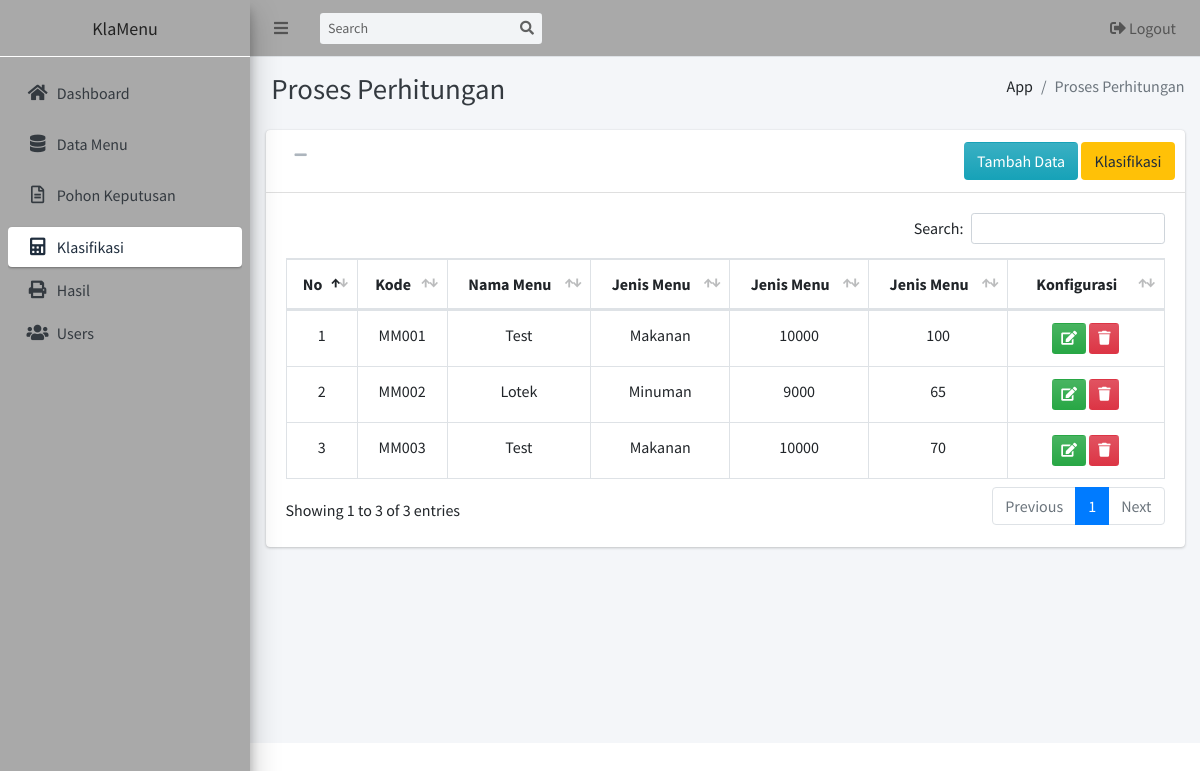
/ProsesPerhitungan, run on the app's committed database.
### tables this page shows
CREATE TABLE `tbldatauji` (
  `ID` bigint(11) NOT NULL,
  `no_datauji` varchar(50) NOT NULL,
  `nama_datauji` varchar(25) NOT NULL,
  `jenis_menu` varchar(25) NOT NULL,
  `harga` int(11) NOT NULL,
  `jumlah_terjual` int(11) NOT NULL,
  `A3` int(11) DEFAULT floor(rand() * (4 - 1 + 1) + 1)
);

### application/controllers/ProsesPerhitungan.php (called while the page is built, shortened)
<?php
class ProsesPerhitungan extends CI_Controller
{
    function __construct()
    {
        $this->load->model('Modelalternatif');
        $this->load->library('session');
    }
    function index()
    {
        $data['tblDataalternatif'] = $this->Modelalternatif->getDataPerhitungan();
        $data['tblDataUji'] = $this->Modelalternatif->getAllDataUji();
        $data['tblAtribut'] = $this->Modelalternatif->getAtribut();
        $data['tittle'] = "Proses Perhitungan";
        $this->load->view('template/sidebar', $data);
        $this->load->view('view_alternatif', $data);
        $this->load->view('template/footbar');
    }
}

### index.php (called while the page is built, shortened)
<?php
require_once BASEPATH.'core/CodeIgniter.php';

### application/models/Modelalternatif.php (called while the page is built, shortened)
<?php
class Modelalternatif extends CI_Model
{
	function getDataPerhitungan()
	{
		$this->db->select('*');
		$this->db->from('tbldatauji ');
		$this->db->order_by('no_datauji', 'ASC');
		$query = $this->db->get();
		return $query;
	}
	function getAtribut()
	{
		$this->db->select('*');
		$this->db->from('tblatribut');
		$query = $this->db->get();
		return $query;
	}
	function getAllDataUji()
	{
		$this->db->select('*');
		$this->db->from('tbldatauji');
		$query = $this->db->get();
		return $query;
	}
}

### application/views/view_alternatif.php (the view, shortened to what this page needs)
<div class="content-wrapper">
  <div class="content-header">
    <div class="container-fluid">
      <div class="row mb-2">
        <div class="col-sm-6">
          <h1 class="m-0 text-dark"><i class="nav-icon fas fa-ProsesPerhitungan"></i> Proses Perhitungan</h1>
        </div>
        <div class="col-sm-6">
          <ol class="breadcrumb float-sm-right">
            <li class="breadcrumb-item">App</li>
            <li class="breadcrumb-item active">Proses Perhitungan</li>
          </ol>
        </div>
      </div>
    </div>
  </div>
  <section class="content">
    <div class="container-fluid">
      <div class="row">
        <div class="col-md-12">
          <div class="card">
            <div class="card-header">
              <button type="button" class="btn btn-tool" data-card-widget="collapse">
                <i class="fas fa-minus"></i>
              </button>
              <div class="card-tools">
                <a href="#" class="btn btn-icon-split bg-gradient-info" data-toggle="modal" data-target="#addnewModal">
                  <span class="text">Tambah Data</span>
                </a>
                <a href="<?php echo base_url() ?>DataUji" class="btn btn-icon-split bg-warning">
                  <span class="text">Klasifikasi</span>
                </a>
              </div>
            </div>
            <div class="card-body">
              <div id="example3_wrapper" class="dataTables_wrapper dt-bootstrap4">
                <div class="row">
                  <div class="col-sm-12">
                    <table id="example5" class="table table-bordered table-table-responsive">
                      <thead>
                        <tr role="row" align="center">
                          <th class="sorting_asc" tabindex="0" aria-controls="example1" aria-sort="ascending" aria-label="Rendering engine: activate to sort column descending">No</th>
                          <th class="sorting" tabindex="0" aria-controls="example1" aria-label="Platform(s): activate to sort column ascending">Kode</th>
                          <th class="sorting" tabindex="0" aria-controls="example1" aria-label="Platform(s): activate to sort column ascending">Nama Menu</th>
                          <th class="sorting" tabindex="0" aria-controls="example1" aria-label="Platform(s): activate to sort column ascending">Jenis Menu</th>
                          <th class="sorting" tabindex="0" aria-controls="example1" aria-label="Platform(s): activate to sort column ascending">Jenis Menu</th>
                          <th class="sorting" tabindex="0" aria-controls="example1" aria-label="Platform(s): activate to sort column ascending">Jenis Menu</th>
                          <th style="width: 3cm;" class="sorting" tabindex="0" aria-controls="example1" aria-label="Engine version: activate to sort column ascending">Konfigurasi</th>
                        </tr>
                      </thead>
                      <tbody>
                        <?php
                        $nomor = 1;
                        if ($tblDataalternatif <> false) {
                          foreach ($tblDataalternatif->result() as $j => $data) {
                        ?>
                            <tr role="row" class="odd">
                              <td align="center" class="sorting_1"><?php echo $nomor; ?></td>
                              <td align="center"><?php echo $data->no_datauji ?></td>
                              <td align="center"><?php echo $data->nama_datauji ?></td>
                              <td align="center"><?php echo $data->jenis_menu ?></td>
                              <td align="center"><?php echo $data->harga ?></td>
                              <td align="center"><?php echo $data->jumlah_terjual ?></td>
                              <td align="center">
                                <a href="#" class="btn bg-gradient-success btn-sm" data-toggle="modal" data-target="#editdataModalAtribut<?php echo $data->ID ?>">
                                  <i class="fas fa-edit"></i>
                                </a>
                                <a href="#" class="btn bg-gradient-danger btn-sm" data-toggle="modal" data-target="#deletedataModalAtribut<?php echo $data->ID ?>">
                                  <i class="fas fa-trash"></i>
                                </a>
                              </td>
                            </tr>
                            <?php
                            $nomor++;
                            ?>
                        <?php
                          }
                        }
                        ?>
                      </tbody>
                    </table>
                  </div>
                </div>
              </div>
            </div>
          </div>
        </div>
      </div>
  </section>

### data on the page
tbldatauji: no_datauji "MM001", nama_datauji "Test", jenis_menu "Makanan", harga "10000", jumlah_terjual "100"
tbldatauji: no_datauji "MM002", nama_datauji "Lotek", jenis_menu "Minuman", harga "9000", jumlah_terjual "65"
tbldatauji: no_datauji "MM003", nama_datauji "Test", jenis_menu "Makanan", harga "10000", jumlah_terjual "70"
